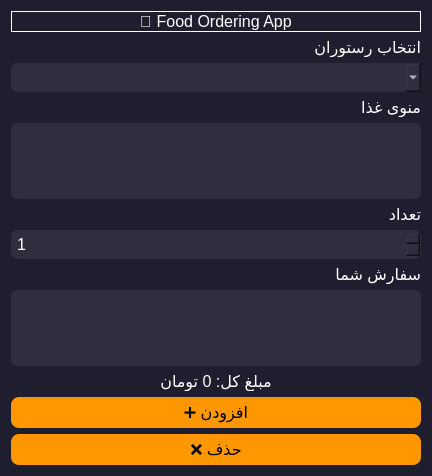
<?xml version="1.0" encoding="UTF-8"?>
<ui version="4.0">
 <class>Form</class>
 <widget class="QWidget" name="Form">
  <property name="geometry">
   <rect>
    <x>0</x>
    <y>0</y>
    <width>432</width>
    <height>474</height>
   </rect>
  </property>
  <property name="windowTitle">
   <string>Form</string>
  </property>
  <property name="styleSheet">
   <string notr="true">QWidget {
    background-color: #1e1e2f;
    color: white;
    font-size: 12pt;
}

QPushButton {
    background-color: #ff9800;
    color: black;
    border-radius: 8px;
    padding: 6px;
}

QPushButton:hover {
    background-color: #ffc107;
}

QListWidget, QComboBox, QSpinBox {
    background-color: #2e2e3e;
    border-radius: 6px;
    padding: 4px;
}</string>
  </property>
  <layout class="QVBoxLayout" name="verticalLayout">
   <item>
    <widget class="QLabel" name="label">
     <property name="font">
      <font>
       <pointsize>12</pointsize>
      </font>
     </property>
     <property name="contextMenuPolicy">
      <enum>Qt::NoContextMenu</enum>
     </property>
     <property name="layoutDirection">
      <enum>Qt::LeftToRight</enum>
     </property>
     <property name="frameShape">
      <enum>QFrame::Panel</enum>
     </property>
     <property name="text">
      <string>🍔 Food Ordering App</string>
     </property>
     <property name="alignment">
      <set>Qt::AlignCenter</set>
     </property>
    </widget>
   </item>
   <item>
    <widget class="QLabel" name="label_5">
     <property name="text">
      <string>انتخاب رستوران</string>
     </property>
    </widget>
   </item>
   <item>
    <widget class="QComboBox" name="restaurantBox"/>
   </item>
   <item>
    <widget class="QLabel" name="label_2">
     <property name="text">
      <string>منوی غذا</string>
     </property>
    </widget>
   </item>
   <item>
    <widget class="QListWidget" name="menuList"/>
   </item>
   <item>
    <widget class="QLabel" name="label_3">
     <property name="text">
      <string>تعداد</string>
     </property>
    </widget>
   </item>
   <item>
    <widget class="QSpinBox" name="quantitySpin">
     <property name="minimum">
      <number>1</number>
     </property>
     <property name="maximum">
      <number>20</number>
     </property>
    </widget>
   </item>
   <item>
    <widget class="QLabel" name="label_4">
     <property name="text">
      <string>سفارش شما</string>
     </property>
    </widget>
   </item>
   <item>
    <widget class="QListWidget" name="orderList"/>
   </item>
   <item>
    <widget class="QLabel" name="totalLabel">
     <property name="text">
      <string>مبلغ کل: 0 تومان</string>
     </property>
     <property name="alignment">
      <set>Qt::AlignCenter</set>
     </property>
    </widget>
   </item>
   <item>
    <widget class="QPushButton" name="addButton">
     <property name="text">
      <string>➕ افزودن</string>
     </property>
    </widget>
   </item>
   <item>
    <widget class="QPushButton" name="removeButton">
     <property name="text">
      <string>❌ حذف</string>
     </property>
    </widget>
   </item>
  </layout>
 </widget>
 <resources/>
 <connections/>
</ui>
